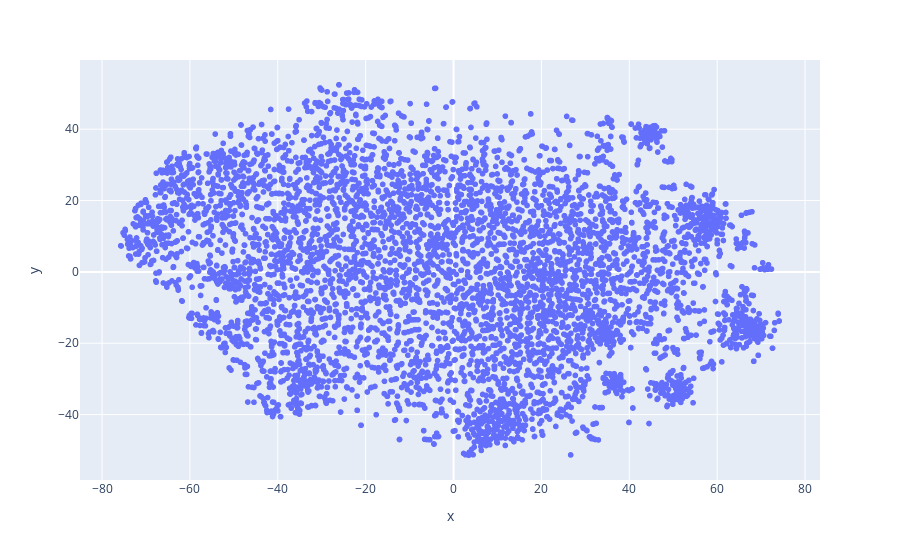

The notebook cell this image was saved under:
### Code cell
fig = px.scatter(tsne_df, x='x', y='y', hover_data=tsne_df)
fig.show()

### Figure 1 — Plotly figure (JSON) as saved in the notebook; plotly's stock layout.template omitted (floating-point values rounded to 4 significant figures; data arrays with more than 128 entries replaced by an {"elided": "..."} marker saying what was removed)
{"data": [{"customdata": {"elided": "6040x3 str values"}, "hovertemplate": "x=%{x}<br>y=%{y}<br>Gender=%{customdata[0]}<br>Age=%{customdata[1]}<br>Zip-code=%{customdata[2]}<extra></extra>", "legendgroup": "", "marker": {"color": "#636efa", "symbol": "circle"}, "mode": "markers", "name": "", "showlegend": false, "type": "scattergl", "x": {"elided": "6040 float values"}, "xaxis": "x", "y": {"elided": "6040 float values"}, "yaxis": "y"}], "layout": {"legend": {"tracegroupgap": 0}, "margin": {"t": 60}, "xaxis": {"anchor": "y", "domain": [0, 1], "title": {"text": "x"}}, "yaxis": {"anchor": "x", "domain": [0, 1], "title": {"text": "y"}}}}
